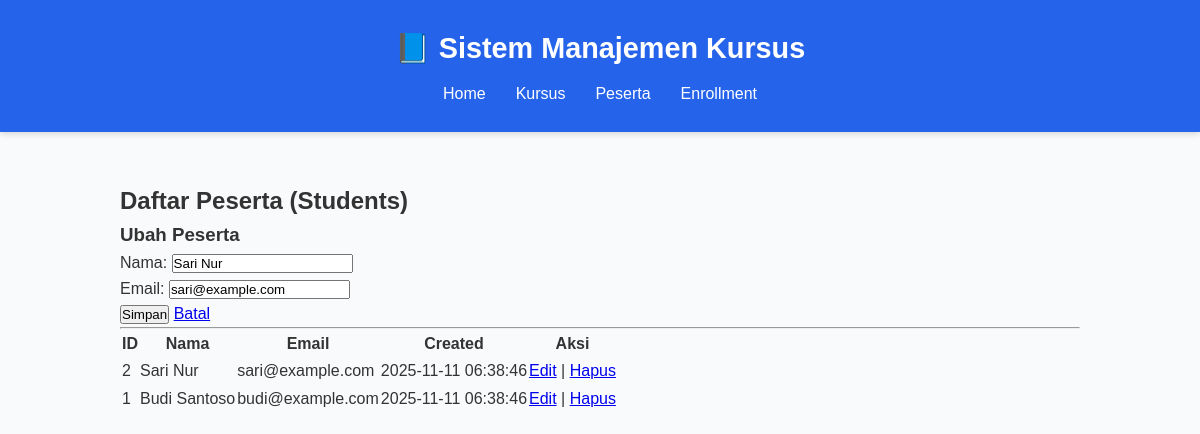
Page /index.php?page=students&edit=2 on the committed database.
### tables this page shows
CREATE TABLE IF NOT EXISTS students (
  id INT AUTO_INCREMENT PRIMARY KEY,
  name VARCHAR(200) NOT NULL,
  email VARCHAR(200) NOT NULL UNIQUE,
  created_at TIMESTAMP DEFAULT CURRENT_TIMESTAMP
);

### class/Student.php (called while the page is built, shortened)
<?php
class Student {
    private $conn;
    public function __construct($pdo) {
        $this->conn = $pdo;
    }
    public function getAll() {
        $sql = "SELECT id, name, email, created_at FROM students ORDER BY id DESC";
        $stmt = $this->conn->prepare($sql);
        $stmt->execute();
        return $stmt->fetchAll(PDO::FETCH_ASSOC);
    }
    public function getById($id) {
        $sql = "SELECT id, name, email FROM students WHERE id = :id";
        $stmt = $this->conn->prepare($sql);
        $stmt->execute([':id' => $id]);
        return $stmt->fetch(PDO::FETCH_ASSOC);
    }
}

### view/students.php (the view, shortened to what this page needs)
<?php
$students = $studentObj->getAll();
?>
<h2>Daftar Peserta (Students)</h2>
<?php
if (isset($_GET['edit'])) {
    $id = (int)$_GET['edit'];
    $s = $studentObj->getById($id);
    if ($s) {
        ?>
        <h3>Ubah Peserta</h3>
        <form method="post" action="index.php?page=students">
            <label>Nama: <input type="text" name="name" required value="<?php echo htmlspecialchars($s['name']); ?>"></label><br>
            <label>Email: <input type="email" name="email" required value="<?php echo htmlspecialchars($s['email']); ?>"></label><br>
            <button type="submit">Simpan</button>
            <a href="index.php?page=students">Batal</a>
        </form>
        <?php
    }
}
?>
<hr />
<table>
    <thead>
        <tr><th>ID</th><th>Nama</th><th>Email</th><th>Created</th><th>Aksi</th></tr>
    </thead>
    <tbody>
    <?php foreach ($students as $st): ?>
        <tr>
            <td><?php echo $st['id']; ?></td>
            <td><?php echo htmlspecialchars($st['name']); ?></td>
            <td><?php echo htmlspecialchars($st['email']); ?></td>
            <td><?php echo $st['created_at']; ?></td>
            <td>
                <a href="index.php?page=students&edit=<?php echo $st['id']; ?>">Edit</a> |
                <a href="index.php?page=students&delete=<?php echo $st['id']; ?>" onclick="return confirm('Hapus peserta?')">Hapus</a>
            </td>
        </tr>
    <?php endforeach; ?>
    </tbody>
</table>

### style.css (style rules this page uses)
* { margin: 0; padding: 0; box-sizing: border-box; font-family: "Poppins", sans-serif; }
body { background-color: #f8fafc; color: #333; line-height: 1.6; }

### rows in the picture
students: name "Sari Nur", email "sari@example.com", id "2", created_at "2025-11-11 06:38:46"
students: id "1", name "Budi Santoso", email "budi@example.com", created_at "2025-11-11 06:38:46"
